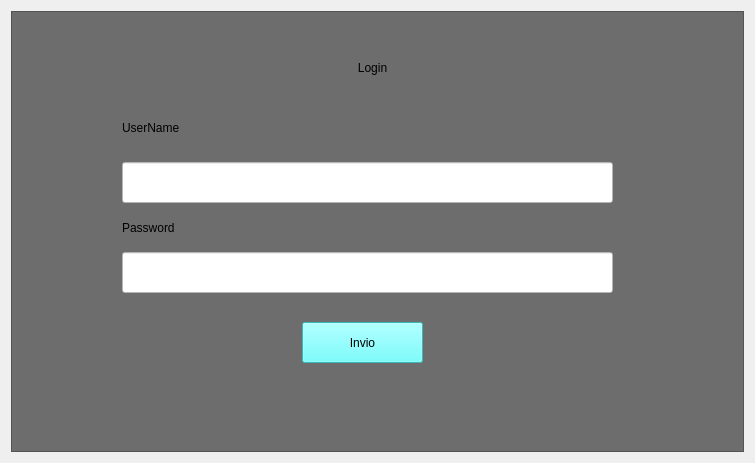
<?xml version="1.0" encoding="UTF-8"?>
<ui version="4.0">
 <class>VistaLog</class>
 <widget class="QWidget" name="VistaLog">
  <property name="geometry">
   <rect>
    <x>0</x>
    <y>0</y>
    <width>755</width>
    <height>463</height>
   </rect>
  </property>
  <property name="windowTitle">
   <string>VistaLog</string>
  </property>
  <property name="styleSheet">
   <string notr="true"/>
  </property>
  <layout class="QGridLayout" name="gridLayout">
   <item row="0" column="0">
    <widget class="QScrollArea" name="scrollArea">
     <property name="styleSheet">
      <string notr="true">background-color: rgb(109, 109, 109);</string>
     </property>
     <property name="widgetResizable">
      <bool>true</bool>
     </property>
     <widget class="QWidget" name="scrollAreaWidgetContents">
      <property name="geometry">
       <rect>
        <x>0</x>
        <y>0</y>
        <width>735</width>
        <height>443</height>
       </rect>
      </property>
      <widget class="QPushButton" name="pushButton">
       <property name="geometry">
        <rect>
         <x>290</x>
         <y>310</y>
         <width>121</width>
         <height>41</height>
        </rect>
       </property>
       <property name="styleSheet">
        <string notr="true">background-color: rgb(85, 255, 255);</string>
       </property>
       <property name="text">
        <string>Invio</string>
       </property>
      </widget>
      <widget class="QLabel" name="label">
       <property name="geometry">
        <rect>
         <x>180</x>
         <y>30</y>
         <width>361</width>
         <height>51</height>
        </rect>
       </property>
       <property name="styleSheet">
        <string notr="true">font: 20pt &quot;Segoe MDL2 Assets&quot;;</string>
       </property>
       <property name="text">
        <string>Login</string>
       </property>
       <property name="alignment">
        <set>Qt::AlignCenter</set>
       </property>
      </widget>
      <widget class="QLineEdit" name="lineEdit">
       <property name="geometry">
        <rect>
         <x>110</x>
         <y>150</y>
         <width>491</width>
         <height>41</height>
        </rect>
       </property>
       <property name="font">
        <font>
         <pointsize>20</pointsize>
         <italic>true</italic>
        </font>
       </property>
       <property name="styleSheet">
        <string notr="true">background-color: rgb(255, 255, 255);</string>
       </property>
       <property name="text">
        <string/>
       </property>
      </widget>
      <widget class="QLineEdit" name="lineEdit_2">
       <property name="geometry">
        <rect>
         <x>110</x>
         <y>240</y>
         <width>491</width>
         <height>41</height>
        </rect>
       </property>
       <property name="font">
        <font>
         <pointsize>20</pointsize>
         <italic>true</italic>
        </font>
       </property>
       <property name="styleSheet">
        <string notr="true">background-color: rgb(255, 255, 255);</string>
       </property>
       <property name="text">
        <string/>
       </property>
       <property name="echoMode">
        <enum>QLineEdit::Password</enum>
       </property>
      </widget>
      <widget class="QLabel" name="label_2">
       <property name="geometry">
        <rect>
         <x>110</x>
         <y>100</y>
         <width>391</width>
         <height>31</height>
        </rect>
       </property>
       <property name="styleSheet">
        <string notr="true">font: 20pt &quot;Segoe MDL2 Assets&quot;;</string>
       </property>
       <property name="text">
        <string>UserName</string>
       </property>
      </widget>
      <widget class="QLabel" name="label_3">
       <property name="geometry">
        <rect>
         <x>110</x>
         <y>200</y>
         <width>391</width>
         <height>31</height>
        </rect>
       </property>
       <property name="styleSheet">
        <string notr="true">font: 20pt &quot;Segoe MDL2 Assets&quot;;</string>
       </property>
       <property name="text">
        <string>Password</string>
       </property>
      </widget>
     </widget>
    </widget>
   </item>
  </layout>
 </widget>
 <resources/>
 <connections/>
</ui>
